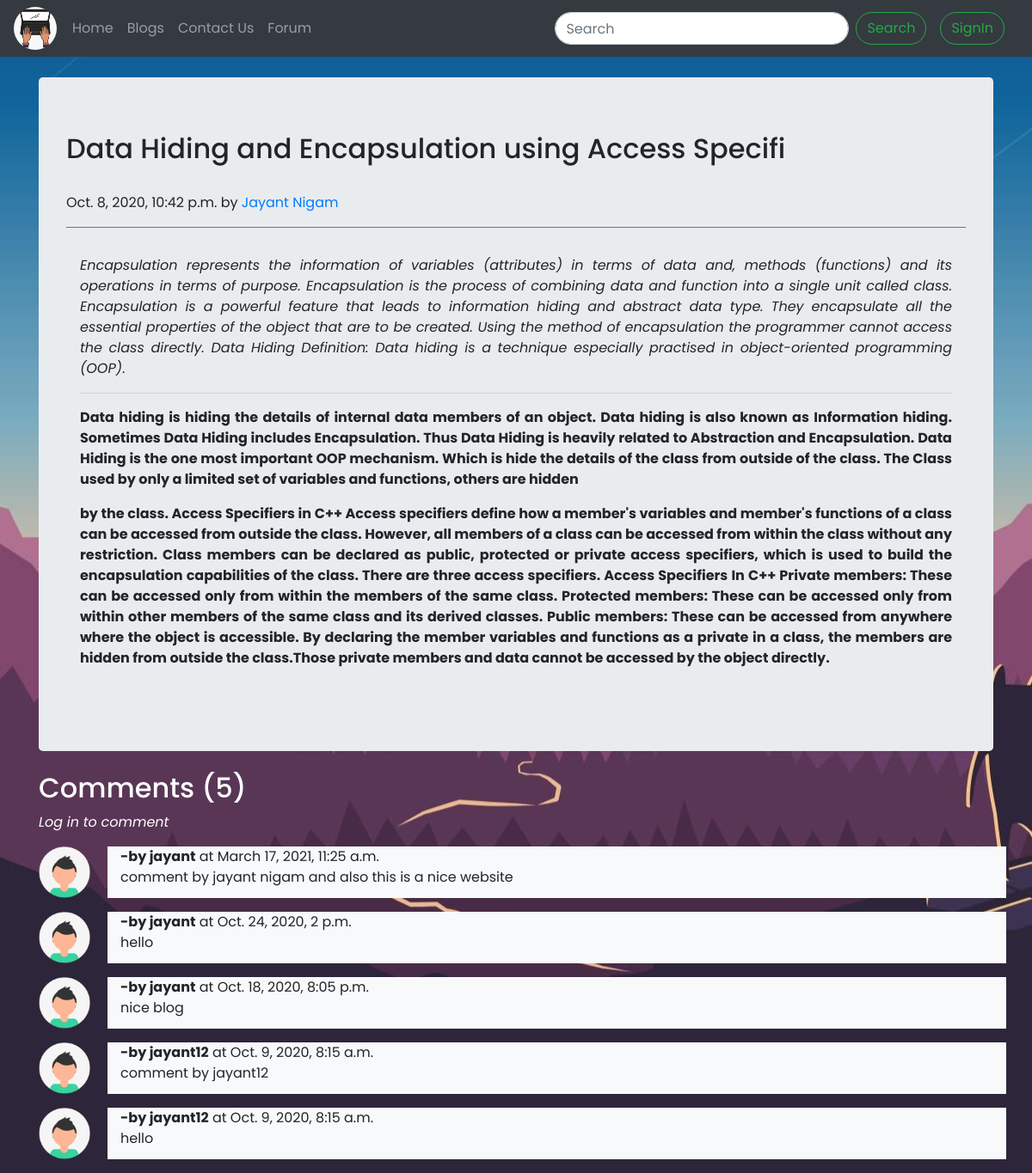
Screenshot of /blog/encapsulation with the database file from the repository.
### blog/models.py (models this page shows, shortened)
class Post(models.Model):
    sno = models.AutoField(primary_key=True)
    title = models.CharField(max_length=50)
    content = RichTextField(blank=True, null=True)
    author = models.CharField(max_length=50)
    slug = models.CharField(max_length=200)
    timeStamp = models.DateTimeField(auto_now_add=True)
    class Meta:
        ordering = ['-timeStamp']

class BlogComment(models.Model):
    sno = models.AutoField(primary_key=True)
    comment = models.TextField()
    user = models.ForeignKey(User, on_delete=models.CASCADE)
    post = models.ForeignKey(Post, on_delete=models.CASCADE)
    parent = models.ForeignKey('self', on_delete=models.CASCADE, null=True)
    timestamp = models.DateTimeField(auto_now_add=True)
    class Meta:
        ordering = ['-timestamp']

### blog/views.py (the view)
# urls.py: path('<str:slug>', views.blogPost, name='blogpost'),
def blogPost(request, slug):
    post = Post.objects.filter(slug=slug).first()
    comments = BlogComment.objects.filter(post=post)
    print(request.user)
    context = {'post': post, 'comments': comments, 'user': request.user}
    return render(request, 'blog/blogPost.html', context)

### templates/blog/blogPost.html (shortened to what this page needs)
{% extends 'base.html' %}
{% load static %}
{% block body %}
<div class="container ">
  <div class="jumbotron my-4 ">
    <div class="blog-post">
      <h2 class="blog-post-title">{{post.title}}</h2>
      <p class="blog-post-meta">{{post.timeStamp}} by <a href="#">{{post.author}}</a></p>
      <div class="post-content border-top border-secondary p-3 text-justify">
        <p>{{post.content|safe}}</p>
      </div>
    </div>
  </div>
</div>
<div>
  <div class="container">
    {% if user.is_authenticated %}
    <form action="/blog/postComment" method='post'>
      <form>
        <h2 class='my-2' id="commentscount" style="color: white;
    padding:1rem;
    background-color:rgb(35, 139, 250);
    border-radius: 2rem;
    font-size: 1.5rem;">Comments({{comments.count}})</h2>
        <div class="form-group">
          {% csrf_token %}
          <label for="exampleInputEmail1" style="color: white;">post your comment </label>
          <input type="text" class="form-control" name='comment' placeholder='comment here' id='commentbox'
            onkeyup="enabledisable(this)">
          <input type="hidden" name="postSno" value="{{post.sno}}">
        </div>
        <button type="submit" class="btn btn-primary" disabled='disabled' id="commentbtn">comment</button>
      </form>
      <script type="text/javascript">
        function enabledisable(commentbox) {
          var cmtbtn = document.getElementById('commentbtn');
          if (commentbox.value.trim() != "") {
            cmtbtn.disabled = false;
          }
          else {
            cmtbtn.disabled = true;
          }
        };
      </script>
      {% for comment in comments %}
      <div class="row my-3">
        <div class="col-md-1"><img src="/static/images/avatar.png" alt="" height="60px"> </div>
        <div class="col-md-11 bg-light">
          <b>-by {{comment.user.username}}</b> at {{comment.timestamp}}
          <div>
            {{comment.comment}}
          </div>
        </div>
      </div>
      {% endfor %}
      {% else %}
      <h2 class='my-2' style="color:white!important;">Comments ({{comments.count}})</h2>
      <a href="/loginpage"><i style="color: white;">Log in to comment</i></a>
      {% for comment in comments %}
      <div class="row my-3">
        <div class="col-md-1"><img src="/static/images/avatar.png" alt="" height="60px"></div>
        <div class="col-md-11 bg-light">
          <b>-by {{comment.user.username}}</b> at {{comment.timestamp}}
          <div id='comment'>
            {{comment.comment}}
          </div>
        </div>
      </div>
      {% endfor %}
      {% endif %}
  </div>
</div>
{% endblock body %}

### static/base.css (style rules this page uses)
body { margin: 0px !important; font-family: 'Poppins', sans-serif !important; font-size: 1rem !important; background:url("/static/images/vector-purple.jpg"); background-repeat: repeat; background-blend-mode: darken; background-position: center; }

### rows the page displays
Post: title "Data Hiding and Encapsulation using Access Specifi", timeStamp "Oct. 8, 2020, 10:42 p.m.", author "Jayant Nigam", content "Encapsulation represents the information of variables (attributes) in terms of data and, methods (functions) and its operations in terms of purpose. Encapsulation is the process of combining data and function into a single unit called class. Encapsulation is a powerful feature that leads to information hiding and abstract data type. They encapsulate all the essential properties of the object that are to be created. Using the method of encapsulation the programmer cannot access the class directly. Data Hiding Definition: Data hiding is a technique especially practised in object-oriented programming (OOP) . Data hiding is hiding the details of internal data members of an object. Data hiding…"
BlogComment: user.username "jayant", timestamp "March 17, 2021, 11:25 a.m.", comment "comment by jayant nigam and also this is a nice website"
BlogComment: user.username "jayant", timestamp "Oct. 24, 2020, 2 p.m.", comment "hello"
BlogComment: user.username "jayant", timestamp "Oct. 18, 2020, 8:05 p.m.", comment "nice blog"
BlogComment: user.username "jayant12", timestamp "Oct. 9, 2020, 8:15 a.m.", comment "comment by jayant12"
BlogComment: user.username "jayant12", timestamp "Oct. 9, 2020, 8:15 a.m.", comment "hello"

### other values shown
{{ comments.count }} "5"
